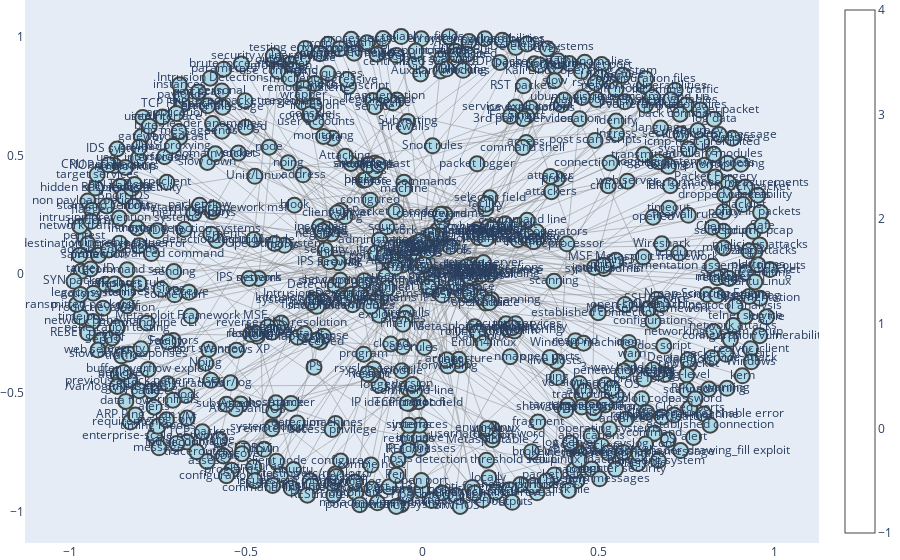

Here is the notebook cell this chart was saved with:
### Markdown cell above
### Some Graph Visualization Tools

#### Neo4j

#### Matplotlib (NetworkX)

####

### Code cell
import plotly.graph_objs as go
import pandas as pd
import networkx as nx
import cpykg as kg

# Sample DataFrame
df = kg.AISecKG

# Create NetworkX graph
G = nx.DiGraph()
for _, row in df.iterrows():
    G.add_edge(row['H'], row['T'], relation=row['R'])

# Generate positions for the nodes
pos = nx.spring_layout(G)

# Extract edge and node positions
edge_x = []
edge_y = []
for edge in G.edges():
    x0, y0 = pos[edge[0]]
    x1, y1 = pos[edge[1]]
    edge_x.append(x0)
    edge_x.append(x1)
    edge_x.append(None)
    edge_y.append(y0)
    edge_y.append(y1)
    edge_y.append(None)

edge_trace = go.Scatter(
    x=edge_x, y=edge_y,
    line=dict(width=0.5, color='#888'),
    hoverinfo='none',
    mode='lines')

node_x = []
node_y = []
for node in G.nodes():
    x, y = pos[node]
    node_x.append(x)
    node_y.append(y)

node_trace = go.Scatter(
    x=node_x, y=node_y,
    mode='markers+text',
    hoverinfo='text',
    marker=dict(
        showscale=True,
        color='lightblue',
        size=15,
        line_width=2),
    text=[node for node in G.nodes()])

fig = go.Figure(data=[edge_trace, node_trace],
             layout=go.Layout(
                showlegend=False,
                margin=dict(b=0, l=0, r=0, t=0),
                xaxis=dict(showgrid=False, zeroline=False),
                yaxis=dict(showgrid=False, zeroline=False))
                )

fig.show()

### Figure 1 — Plotly figure (JSON) as saved in the notebook; plotly's stock layout.template omitted (floating-point values rounded to 4 significant figures; data arrays with more than 128 entries replaced by an {"elided": "..."} marker saying what was removed)
{"data": [{"hoverinfo": "none", "line": {"color": "#888", "width": 0.5}, "mode": "lines", "type": "scatter", "x": {"elided": "2178 float values"}, "y": {"elided": "2178 float values"}}, {"hoverinfo": "text", "marker": {"color": "lightblue", "line": {"width": 2}, "showscale": true, "size": 15}, "mode": "markers+text", "text": {"elided": "635 str values"}, "type": "scatter", "x": {"elided": "635 float values"}, "y": {"elided": "635 float values"}}], "layout": {"margin": {"b": 0, "l": 0, "r": 0, "t": 0}, "showlegend": false, "xaxis": {"showgrid": false, "zeroline": false}, "yaxis": {"showgrid": false, "zeroline": false}}}
